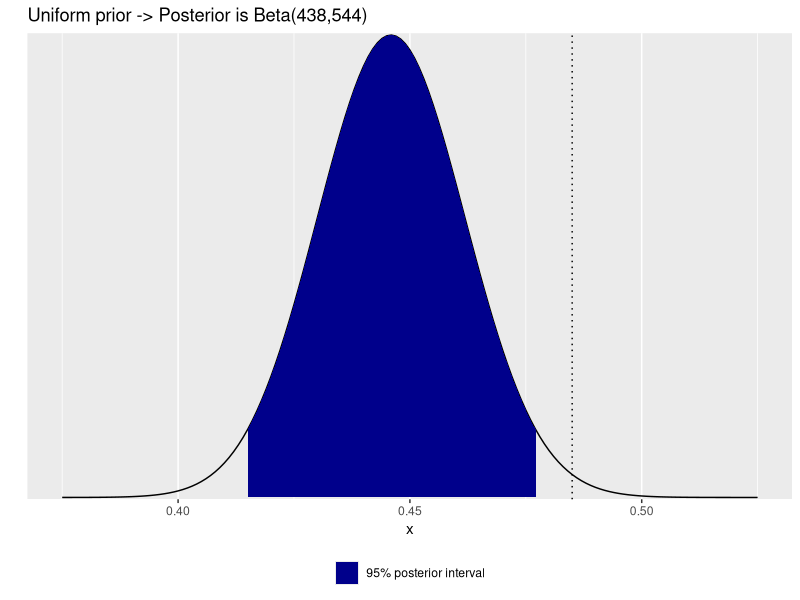

The R script that drew this image:
# Bayesian data analysis
# Aki Vehtari <Aki.Vehtari@aalto.fi>
# Markus Paasiniemi <Markus.Paasiniemi@aalto.fi>

# Probability of a girl birth given placenta previa (BDA3 p. 37).
# 437 girls and 543 boys have been observed. Calculate and plot the
# posterior distribution of the proportion of girls theta, using
# uniform prior on theta

# ggplot2 is used for plotting
# to install new packages, type e.g. install.packages('ggplot2')
library(ggplot2)

# posterior is Beta(348,544)
df1 <- data.frame(x = seq(0.375, 0.525, 0.001))
a <- 438
b <- 544

# dbeta computes the posterior density
df1$p <- dbeta(df1$x, a, b)

# seq creates evenly spaced values from 2.5% quantile
# to 97.5% quantile (i.e., 95% central interval)
# qbeta computes the value for a given quantile given parameters a and b
df2 <- data.frame(x = seq(qbeta(0.025, a, b), qbeta(0.975, a, b), length.out = 100))

# compute the posterior density
df2$p <- dbeta(df2$x, a, b)

# Plot posterior (Beta(438,544))
ggplot(mapping = aes(x, p)) +
  geom_line(data = df1) +
  # Add a layer of colorized 95% posterior interval
  geom_area(data = df2, aes(fill='1')) +
  # Add the proportion of girl babies in general population
  geom_vline(xintercept = 0.485, linetype='dotted') +
  # Decorate the plot a little
  labs(title='Uniform prior -> Posterior is Beta(438,544)', y = '') +
  scale_y_continuous(expand = c(0, 0.1), breaks = NULL) +
  scale_fill_manual(values = 'darkblue', labels = '95% posterior interval') +
  theme(legend.position = 'bottom', legend.title = element_blank())

